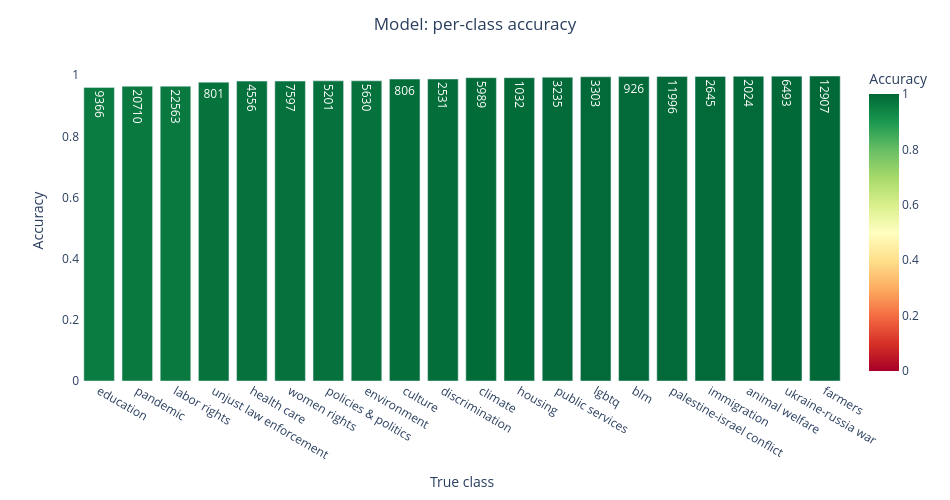

Here is the notebook cell this chart was saved with:
### Markdown cell above
Per-class accuracy on the scored rows, sorted worst-first. The number above each bar
is how many events of that true class were scored, so you can see whether a low bar is
a real problem or just a tiny class.

### Code cell
pca = per_class_accuracy(model_scored).reset_index()
fig = px.bar(pca, x='class', y='accuracy', color='accuracy', text='n',
             color_continuous_scale='RdYlGn', range_color=[0, 1],
             labels={'class': 'True class', 'accuracy': 'Accuracy', 'n': 'Rows'})
fig.update_layout(title={'text': 'Model: per-class accuracy', 'x': 0.5},
                  plot_bgcolor='white', width=950, height=500, yaxis={'range': [0, 1.05]})
fig.show()

### Figure 1 — Plotly figure (JSON) as saved in the notebook; plotly's stock layout.template omitted (floating-point values rounded to 4 significant figures)
{"data": [{"hovertemplate": "True class=%{x}<br>Accuracy=%{marker.color}<br>Rows=%{text}<extra></extra>", "legendgroup": "", "marker": {"color": [0.9602, 0.9641, 0.9643, 0.9775, 0.9809, 0.981, 0.9817, 0.9819, 0.9876, 0.9878, 0.9922, 0.9922, 0.9935, 0.9952, 0.9957, 0.9959, 0.9962, 0.9965, 0.9972, 0.9975], "coloraxis": "coloraxis", "pattern": {"shape": ""}}, "name": "", "orientation": "v", "showlegend": false, "text": [9366.0, 20710.0, 22560.0, 801.0, 4556.0, 7597.0, 5201.0, 5630.0, 806.0, 2531.0, 5989.0, 1032.0, 3235.0, 3303.0, 926.0, 12000.0, 2645.0, 2024.0, 6493.0, 12910.0], "textposition": "auto", "type": "bar", "x": ["education", "pandemic", "labor rights", "unjust law enforcement", "health care", "women rights", "policies & politics", "environment", "culture", "discrimination", "climate", "housing", "public services", "lgbtq", "blm", "palestine-israel conflict", "immigration", "animal welfare", "ukraine-russia war", "farmers"], "xaxis": "x", "y": [0.9602, 0.9641, 0.9643, 0.9775, 0.9809, 0.981, 0.9817, 0.9819, 0.9876, 0.9878, 0.9922, 0.9922, 0.9935, 0.9952, 0.9957, 0.9959, 0.9962, 0.9965, 0.9972, 0.9975], "yaxis": "y"}], "layout": {"barmode": "relative", "coloraxis": {"autocolorscale": false, "cmax": 1, "cmin": 0, "colorbar": {"title": {"text": "Accuracy"}}, "colorscale": [[0, "rgb(165,0,38)"], [0.1, "rgb(215,48,39)"], [0.2, "rgb(244,109,67)"], [0.3, "rgb(253,174,97)"], [0.4, "rgb(254,224,139)"], [0.5, "rgb(255,255,191)"], [0.6, "rgb(217,239,139)"], [0.7, "rgb(166,217,106)"], [0.8, "rgb(102,189,99)"], [0.9, "rgb(26,152,80)"], [1, "rgb(0,104,55)"]]}, "height": 500, "legend": {"tracegroupgap": 0}, "margin": {"t": 60}, "plot_bgcolor": "white", "title": {"text": "Model: per-class accuracy", "x": 0.5}, "width": 950, "xaxis": {"anchor": "y", "domain": [0, 1], "title": {"text": "True class"}}, "yaxis": {"anchor": "x", "domain": [0, 1], "range": [0, 1.05], "title": {"text": "Accuracy"}}}}
